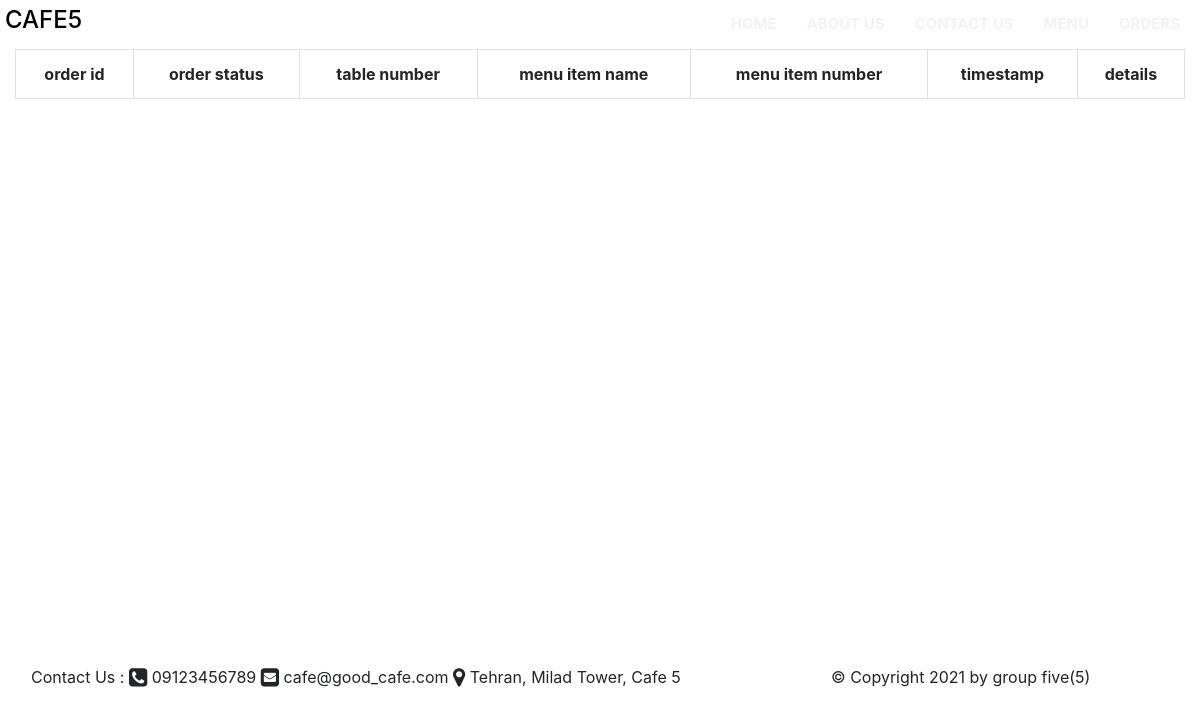
/landing/orders/, run on an earlier commit of the app's database.
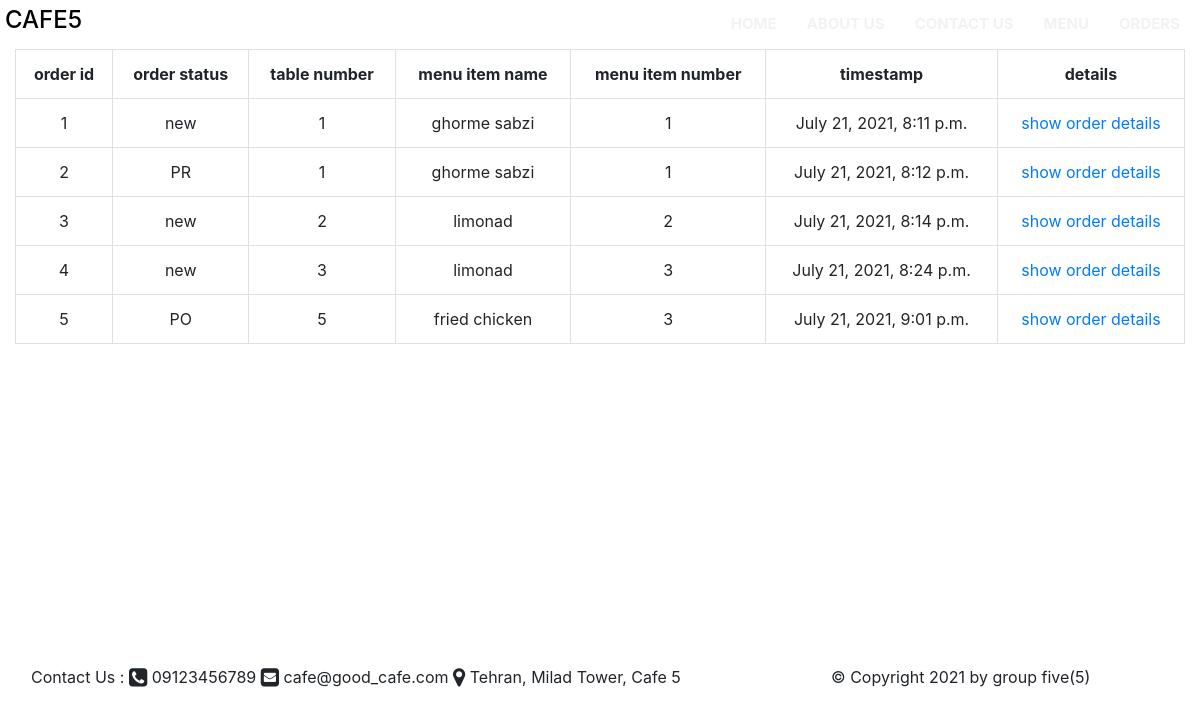
And on a later commit of the database.
### landing/models.py (models this page shows, shortened)
class Order(models.Model):
    status = models.CharField(max_length=30, verbose_name=_('status'), help_text=_('specify state of order'),
                              null=False, blank=False, default=_('new'),
                              choices=[('NW', _('new')), ('PR', _('preparing')), ('DV', _('delivered')),
                                       ('PO', _('pay off'))])
    time_stamp = models.DateTimeField(verbose_name=_('time of adding order'), help_text=_('specify time of adding order')
                                      , auto_now_add=True)
    table_id = models.ForeignKey(Table, on_delete=models.CASCADE, verbose_name=_('table'),
                                 help_text=_('specify table for order'))
    menu_item_id = models.ForeignKey(MenuItem, on_delete=models.CASCADE, verbose_name=_('menu item id'),
                                     help_text=_('specify menu item in order'))
    menu_item_number = models.IntegerField(verbose_name=_('number of item'),
                                           help_text=_('enter number of item that you want'), default=1)

class Table(models.Model):
    table_number = models.CharField(max_length=3, verbose_name=_('table number'), help_text=_('enter table number'),
                                    null=False, blank=False)
    cafe_space_position = models.CharField(max_length=25, verbose_name=_('position in cafe'), help_text=
                                           _('table position in cafe'), null=False, blank=False,
                                           choices=[('NE', _('north-east')), ('NW', _('north-west')),
                                                    ('ME', _('mid-east')), ('MW', _('mid-west')),
                                                    ('SE', _('south-east')), ('SW', _('south-west'))])
    table_status = models.CharField(max_length=25, verbose_name=_('table status'), help_text=
                                    _('specify status of table'), null=False, blank=False, default=_('free'),
                                    choices=[('FR', _('free')), ('FL', _('full')), ('RS', _('reserve'))])

class MenuItem(models.Model):
    name_en = models.CharField(max_length=30, verbose_name=_('menu item name in english'),
                               help_text=_('enter menu item name'), null=False, blank=False)
    name_fa = models.CharField(max_length=30, verbose_name=_('menu item name in farsi'),
                               help_text=_('enter menu item name'), null=False, blank=False)
    category_id = models.ForeignKey(Category, on_delete=models.CASCADE, verbose_name=_('menu item category'),
                                    help_text=_('define category'), null=False, blank=False)
    discount = models.IntegerField(verbose_name=_('discount'), help_text=_('enter item discount(%)'), null=True,
                                   blank=True, default=0)
    price = models.FloatField(verbose_name=_('price'), help_text=_('enter item price'), null=False, blank=False)
    image = models.FileField(verbose_name=_('item image'), help_text=_('upload image of item'), null=True, blank=True,
                             upload_to='media/landing/menu_items/images/')
    create_timestamp = models.DateTimeField(verbose_name=_('time of adding item'),
                                            help_text=_('time of creation of item'),
                                            auto_now_add=True, null=False, blank=False)
    modify_timestamp = models.DateTimeField(verbose_name=_('time of update item'), help_text=_('time of modify of item')
                                            , auto_now=True, null=False, blank=False)

### landing/views.py (the view)
# urls.py: path('orders/', AllOrders.as_view(), name='all_orders'),
class AllOrders(generic.ListView):
    template_name = 'landing/all_orders.html'
    model = Order
    context_object_name = 'orders_list'

### templates/landing/all_orders.html (shortened to what this page needs)
{% extends "landing/cafe_base.html" %}
{% block content %}
    <div class="container-fluid text-center" style="min-height:75vh ">
            <table class="table table-bordered text-center">
                <tr>
                    <th>order id</th>
                    <th>order status</th>
                    <th>table number</th>
                    <th>menu item name</th>
                    <th>menu item number</th>
                    <th>timestamp</th>
                    <th>details</th>
                </tr>
                {% for order in orders_list %}
                    <tr>
                        <td>{{ order.id }}</td>
                        <td>{{ order.status }}</td>
                        <td>{{ order.table_id.table_number }}</td>
                        <td>{{ order.menu_item_id.name_en }}</td>
                        <td>{{ order.menu_item_number }}</td>
                        <td>{{ order.time_stamp }}</td>
                        <td><a href="{% url 'landing:order_details' order.id %}">show order details</a></td>
                    </tr>
                {% endfor %}
            </table>
    </div>
{% endblock %}

### templates/landing/cafe_base.html (shortened to what this page needs)
{% load static %}
<!DOCTYPE html>
<html lang="en">
<head>
    <link href="{% static "landing/css/cafe_base.css" %}" rel="stylesheet">
    <link href="https://maxcdn.bootstrapcdn.com/bootstrap/4.5.2/css/bootstrap.min.css" rel="stylesheet">
    <link rel="stylesheet" href="https://cdnjs.cloudflare.com/ajax/libs/font-awesome/4.7.0/css/font-awesome.min.css">
</head>
<body>
<header>
    <div class="container-fluid" id="myHeader" >
        <div class="row">
            <div class="col-4">
                <h4>CAFE5</h4>
            </div>
        </div>
        <div class="row">
            <div class="col">
                <nav>
                    <div id="myTopnav" class="topnav" >
                        <a href="{% url 'landing:home' %}" id="home" class=""><strong>HOME</strong></a>
                        <a href="{% url 'landing:about_us' %}" id="about_us" class=""><strong>ABOUT US</strong></a>
                        <a href="{% url 'landing:add_new_message' %}" id="contact" class=""><strong>CONTACT US</strong></a>
                        <a href="{% url 'landing:menu_items' %}" id="menu_list" class=""><strong>MENU</strong></a>
                        <a href="{% url 'landing:all_orders' %}" id="orders" class=""><strong>ORDERS</strong></a>
                    </div>
                </nav>
            </div>
        </div>
    </div>
</header>
<div id="content">{% block content %}
{% endblock %}</div>
<div id="footer" ">
    {% block footer %}
        <div class="container-fluid">
            <div class="row">
                <div class="col-12 col-sm-8">
                    <p style=" padding: 1rem">Contact Us : <i class="fa fa-phone-square fa-lg"> </i> 09123456789 <i
                            class="fa fa-envelope-square fa-lg"> </i> cafe@good_cafe.com <i
                            class="fa fa-map-marker fa-lg"> </i> Tehran, Milad Tower, Cafe 5 </p>
                </div>
                <div class="col-12 col-sm-4">
                    <p style=" padding: 1rem">&copy; Copyright 2021 by group five(5)</p>
                </div>
            </div>
        </div>
    {% endblock %}
</div>
</body>
</html>

### static/landing/css/cafe_base.css (style rules this page uses)
* { margin: 0; padding: 0; }
body { font-family: Arial, Helvetica, sans-serif; min-height: 80vh ; }
h4 { color: black; font-size: 1rem; padding-left: 0px; }
#myHeader { position: sticky; top: 0; z-index: 1; width: 100%; display: flex; justify-content: space-between; padding: 5px 5px; align-items: center; }
#footer { z-index: 1; width: 100%; display: flex; min-height: 10.5vh; }
.topnav { overflow: hidden; }
.topnav a { float: left; display: block; color: #f2f2f2; text-align: center; border-radius: 0px; border: 1px; border-color: #e12003; padding: 8px 15px; text-decoration: none; font-size: 15px; }

What changed in the data, as far as the page shows it:
added Order: id "1", status "new", table_id.table_number "1", menu_item_id.name_en "ghorme sabzi", menu_item_number "1", time_stamp "July 21, 2021, 8:11 p.m."
added Order: id "2", status "PR", table_id.table_number "1", menu_item_id.name_en "ghorme sabzi", menu_item_number "1", time_stamp "July 21, 2021, 8:12 p.m."
added Order: id "3", status "new", table_id.table_number "2", menu_item_id.name_en "limonad", menu_item_number "2", time_stamp "July 21, 2021, 8:14 p.m."
added Order: id "4", status "new", table_id.table_number "3", menu_item_id.name_en "limonad", menu_item_number "3", time_stamp "July 21, 2021, 8:24 p.m."
added Order: id "5", status "PO", table_id.table_number "5", menu_item_id.name_en "fried chicken", menu_item_number "3", time_stamp "July 21, 2021, 9:01 p.m."
